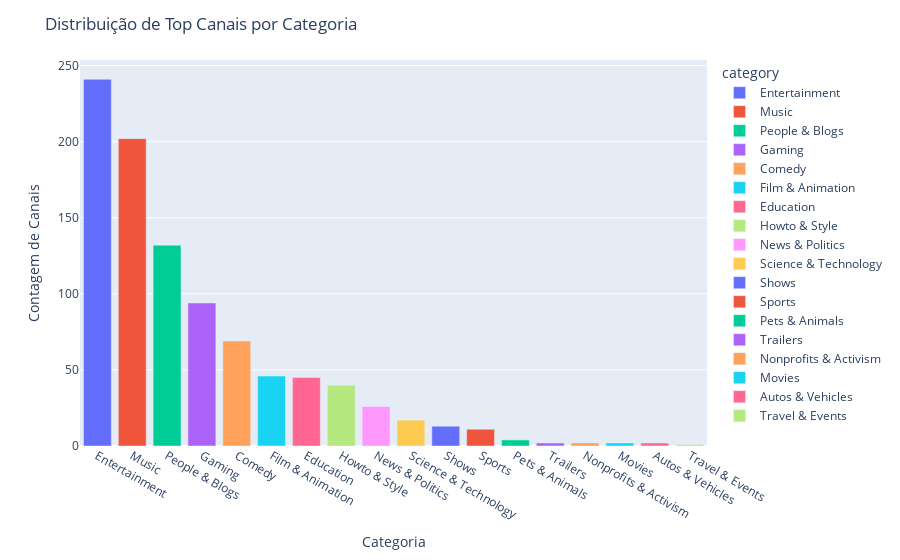

The cell this chart's notebook holds for it:
### Markdown cell above
### Quais as correlações entre Categorias e Ganho Anual? Existem categorias mais rentáveis?

### Code cell
df_sorted = df['category'].value_counts().reset_index()
df_sorted.columns = ['category', 'Count']
df_sorted = df_sorted.sort_values(by='Count', ascending=False)

fig = px.bar(df_sorted, x='category', y='Count', color='category')
fig.update_layout(title="Distribuição de Top Canais por Categoria", 
                  xaxis_title="Categoria", 
                  yaxis_title="Contagem de Canais")
fig.show()

### Figure 1 — Plotly figure (JSON) as saved in the notebook; plotly's stock layout.template omitted (floating-point values rounded to 4 significant figures)
{"data": [{"alignmentgroup": "True", "hovertemplate": "category=%{x}<br>Count=%{y}<extra></extra>", "legendgroup": "Entertainment", "marker": {"color": "#636efa", "pattern": {"shape": ""}}, "name": "Entertainment", "offsetgroup": "Entertainment", "orientation": "v", "showlegend": true, "textposition": "auto", "type": "bar", "x": ["Entertainment"], "xaxis": "x", "y": [241], "yaxis": "y"}, {"alignmentgroup": "True", "hovertemplate": "category=%{x}<br>Count=%{y}<extra></extra>", "legendgroup": "Music", "marker": {"color": "#EF553B", "pattern": {"shape": ""}}, "name": "Music", "offsetgroup": "Music", "orientation": "v", "showlegend": true, "textposition": "auto", "type": "bar", "x": ["Music"], "xaxis": "x", "y": [202], "yaxis": "y"}, {"alignmentgroup": "True", "hovertemplate": "category=%{x}<br>Count=%{y}<extra></extra>", "legendgroup": "People & Blogs", "marker": {"color": "#00cc96", "pattern": {"shape": ""}}, "name": "People & Blogs", "offsetgroup": "People & Blogs", "orientation": "v", "showlegend": true, "textposition": "auto", "type": "bar", "x": ["People & Blogs"], "xaxis": "x", "y": [132], "yaxis": "y"}, {"alignmentgroup": "True", "hovertemplate": "category=%{x}<br>Count=%{y}<extra></extra>", "legendgroup": "Gaming", "marker": {"color": "#ab63fa", "pattern": {"shape": ""}}, "name": "Gaming", "offsetgroup": "Gaming", "orientation": "v", "showlegend": true, "textposition": "auto", "type": "bar", "x": ["Gaming"], "xaxis": "x", "y": [94], "yaxis": "y"}, {"alignmentgroup": "True", "hovertemplate": "category=%{x}<br>Count=%{y}<extra></extra>", "legendgroup": "Comedy", "marker": {"color": "#FFA15A", "pattern": {"shape": ""}}, "name": "Comedy", "offsetgroup": "Comedy", "orientation": "v", "showlegend": true, "textposition": "auto", "type": "bar", "x": ["Comedy"], "xaxis": "x", "y": [69], "yaxis": "y"}, {"alignmentgroup": "True", "hovertemplate": "category=%{x}<br>Count=%{y}<extra></extra>", "legendgroup": "Film & Animation", "marker": {"color": "#19d3f3", "pattern": {"shape": ""}}, "name": "Film & Animation", "offsetgroup": "Film & Animation", "orientation": "v", "showlegend": true, "textposition": "auto", "type": "bar", "x": ["Film & Animation"], "xaxis": "x", "y": [46], "yaxis": "y"}, {"alignmentgroup": "True", "hovertemplate": "category=%{x}<br>Count=%{y}<extra></extra>", "legendgroup": "Education", "marker": {"color": "#FF6692", "pattern": {"shape": ""}}, "name": "Education", "offsetgroup": "Education", "orientation": "v", "showlegend": true, "textposition": "auto", "type": "bar", "x": ["Education"], "xaxis": "x", "y": [45], "yaxis": "y"}, {"alignmentgroup": "True", "hovertemplate": "category=%{x}<br>Count=%{y}<extra></extra>", "legendgroup": "Howto & Style", "marker": {"color": "#B6E880", "pattern": {"shape": ""}}, "name": "Howto & Style", "offsetgroup": "Howto & Style", "orientation": "v", "showlegend": true, "textposition": "auto", "type": "bar", "x": ["Howto & Style"], "xaxis": "x", "y": [40], "yaxis": "y"}, {"alignmentgroup": "True", "hovertemplate": "category=%{x}<br>Count=%{y}<extra></extra>", "legendgroup": "News & Politics", "marker": {"color": "#FF97FF", "pattern": {"shape": ""}}, "name": "News & Politics", "offsetgroup": "News & Politics", "orientation": "v", "showlegend": true, "textposition": "auto", "type": "bar", "x": ["News & Politics"], "xaxis": "x", "y": [26], "yaxis": "y"}, {"alignmentgroup": "True", "hovertemplate": "category=%{x}<br>Count=%{y}<extra></extra>", "legendgroup": "Science & Technology", "marker": {"color": "#FECB52", "pattern": {"shape": ""}}, "name": "Science & Technology", "offsetgroup": "Science & Technology", "orientation": "v", "showlegend": true, "textposition": "auto", "type": "bar", "x": ["Science & Technology"], "xaxis": "x", "y": [17], "yaxis": "y"}, {"alignmentgroup": "True", "hovertemplate": "category=%{x}<br>Count=%{y}<extra></extra>", "legendgroup": "Shows", "marker": {"color": "#636efa", "pattern": {"shape": ""}}, "name": "Shows", "offsetgroup": "Shows", "orientation": "v", "showlegend": true, "textposition": "auto", "type": "bar", "x": ["Shows"], "xaxis": "x", "y": [13], "yaxis": "y"}, {"alignmentgroup": "True", "hovertemplate": "category=%{x}<br>Count=%{y}<extra></extra>", "legendgroup": "Sports", "marker": {"color": "#EF553B", "pattern": {"shape": ""}}, "name": "Sports", "offsetgroup": "Sports", "orientation": "v", "showlegend": true, "textposition": "auto", "type": "bar", "x": ["Sports"], "xaxis": "x", "y": [11], "yaxis": "y"}, {"alignmentgroup": "True", "hovertemplate": "category=%{x}<br>Count=%{y}<extra></extra>", "legendgroup": "Pets & Animals", "marker": {"color": "#00cc96", "pattern": {"shape": ""}}, "name": "Pets & Animals", "offsetgroup": "Pets & Animals", "orientation": "v", "showlegend": true, "textposition": "auto", "type": "bar", "x": ["Pets & Animals"], "xaxis": "x", "y": [4], "yaxis": "y"}, {"alignmentgroup": "True", "hovertemplate": "category=%{x}<br>Count=%{y}<extra></extra>", "legendgroup": "Trailers", "marker": {"color": "#ab63fa", "pattern": {"shape": ""}}, "name": "Trailers", "offsetgroup": "Trailers", "orientation": "v", "showlegend": true, "textposition": "auto", "type": "bar", "x": ["Trailers"], "xaxis": "x", "y": [2], "yaxis": "y"}, {"alignmentgroup": "True", "hovertemplate": "category=%{x}<br>Count=%{y}<extra></extra>", "legendgroup": "Nonprofits & Activism", "marker": {"color": "#FFA15A", "pattern": {"shape": ""}}, "name": "Nonprofits & Activism", "offsetgroup": "Nonprofits & Activism", "orientation": "v", "showlegend": true, "textposition": "auto", "type": "bar", "x": ["Nonprofits & Activism"], "xaxis": "x", "y": [2], "yaxis": "y"}, {"alignmentgroup": "True", "hovertemplate": "category=%{x}<br>Count=%{y}<extra></extra>", "legendgroup": "Movies", "marker": {"color": "#19d3f3", "pattern": {"shape": ""}}, "name": "Movies", "offsetgroup": "Movies", "orientation": "v", "showlegend": true, "textposition": "auto", "type": "bar", "x": ["Movies"], "xaxis": "x", "y": [2], "yaxis": "y"}, {"alignmentgroup": "True", "hovertemplate": "category=%{x}<br>Count=%{y}<extra></extra>", "legendgroup": "Autos & Vehicles", "marker": {"color": "#FF6692", "pattern": {"shape": ""}}, "name": "Autos & Vehicles", "offsetgroup": "Autos & Vehicles", "orientation": "v", "showlegend": true, "textposition": "auto", "type": "bar", "x": ["Autos & Vehicles"], "xaxis": "x", "y": [2], "yaxis": "y"}, {"alignmentgroup": "True", "hovertemplate": "category=%{x}<br>Count=%{y}<extra></extra>", "legendgroup": "Travel & Events", "marker": {"color": "#B6E880", "pattern": {"shape": ""}}, "name": "Travel & Events", "offsetgroup": "Travel & Events", "orientation": "v", "showlegend": true, "textposition": "auto", "type": "bar", "x": ["Travel & Events"], "xaxis": "x", "y": [1], "yaxis": "y"}], "layout": {"barmode": "relative", "legend": {"title": {"text": "category"}, "tracegroupgap": 0}, "margin": {"t": 60}, "title": {"text": "Distribuição de Top Canais por Categoria"}, "xaxis": {"anchor": "y", "categoryarray": ["Entertainment", "Music", "People & Blogs", "Gaming", "Comedy", "Film & Animation", "Education", "Howto & Style", "News & Politics", "Science & Technology", "Shows", "Sports", "Pets & Animals", "Trailers", "Nonprofits & Activism", "Movies", "Autos & Vehicles", "Travel & Events"], "categoryorder": "array", "domain": [0, 1], "title": {"text": "Categoria"}}, "yaxis": {"anchor": "x", "domain": [0, 1], "title": {"text": "Contagem de Canais"}}}}
